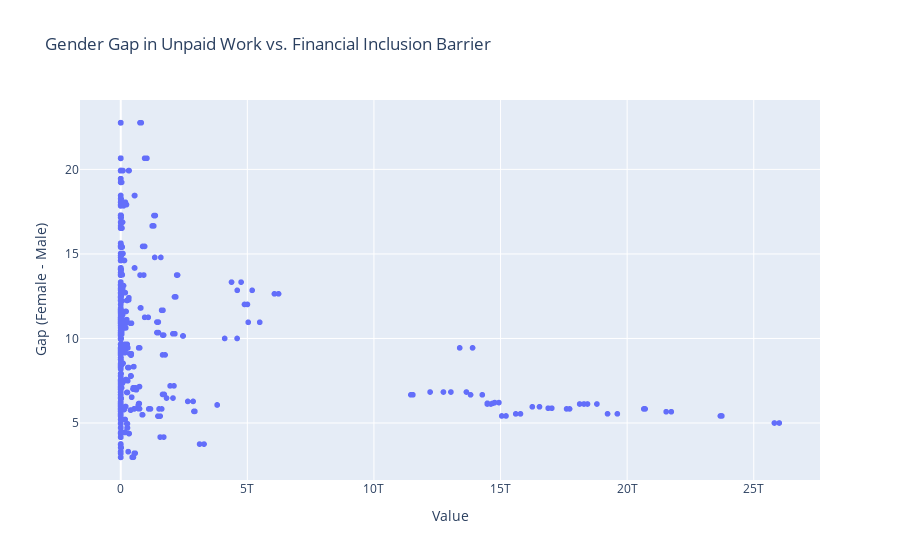

Write notebook code for a chart like this one.
### Code cell
# Merge your gender gap dataset with this one using "Country Name" and "Year"
merged_df = pd.merge(pivot_df, contextual_df, on=["Country Name", "Year"], how="inner")

# Plot gap vs financial exclusion reason
import plotly.express as px
fig = px.scatter(merged_df,
                 x="Value",  # from contextual indicators
                 y="Gap (Female - Male)",  # from your gender gap data
                 hover_name="Country Name",
                 title="Gender Gap in Unpaid Work vs. Financial Inclusion Barrier")
fig.show()

### Figure 1 — Plotly figure (JSON) as saved in the notebook; plotly's stock layout.template omitted (floating-point values rounded to 4 significant figures; data arrays with more than 128 entries replaced by an {"elided": "..."} marker saying what was removed)
{"data": [{"hovertemplate": "<b>%{hovertext}</b><br><br>Value=%{x}<br>Gap (Female - Male)=%{y}<extra></extra>", "hovertext": {"elided": "3384 str values"}, "legendgroup": "", "marker": {"color": "#636efa", "symbol": "circle"}, "mode": "markers", "name": "", "showlegend": false, "type": "scattergl", "x": {"elided": "3384 float values"}, "xaxis": "x", "y": {"elided": "3384 float values"}, "yaxis": "y"}], "layout": {"autosize": true, "legend": {"tracegroupgap": 0}, "title": {"text": "Gender Gap in Unpaid Work vs. Financial Inclusion Barrier"}, "xaxis": {"anchor": "y", "autorange": true, "domain": [0, 1], "range": [-1574000000000.0, 27580000000000.0], "title": {"text": "Value"}, "type": "linear"}, "yaxis": {"anchor": "x", "autorange": true, "domain": [0, 1], "range": [1.342, 24.39], "title": {"text": "Gap (Female - Male)"}, "type": "linear"}}}
